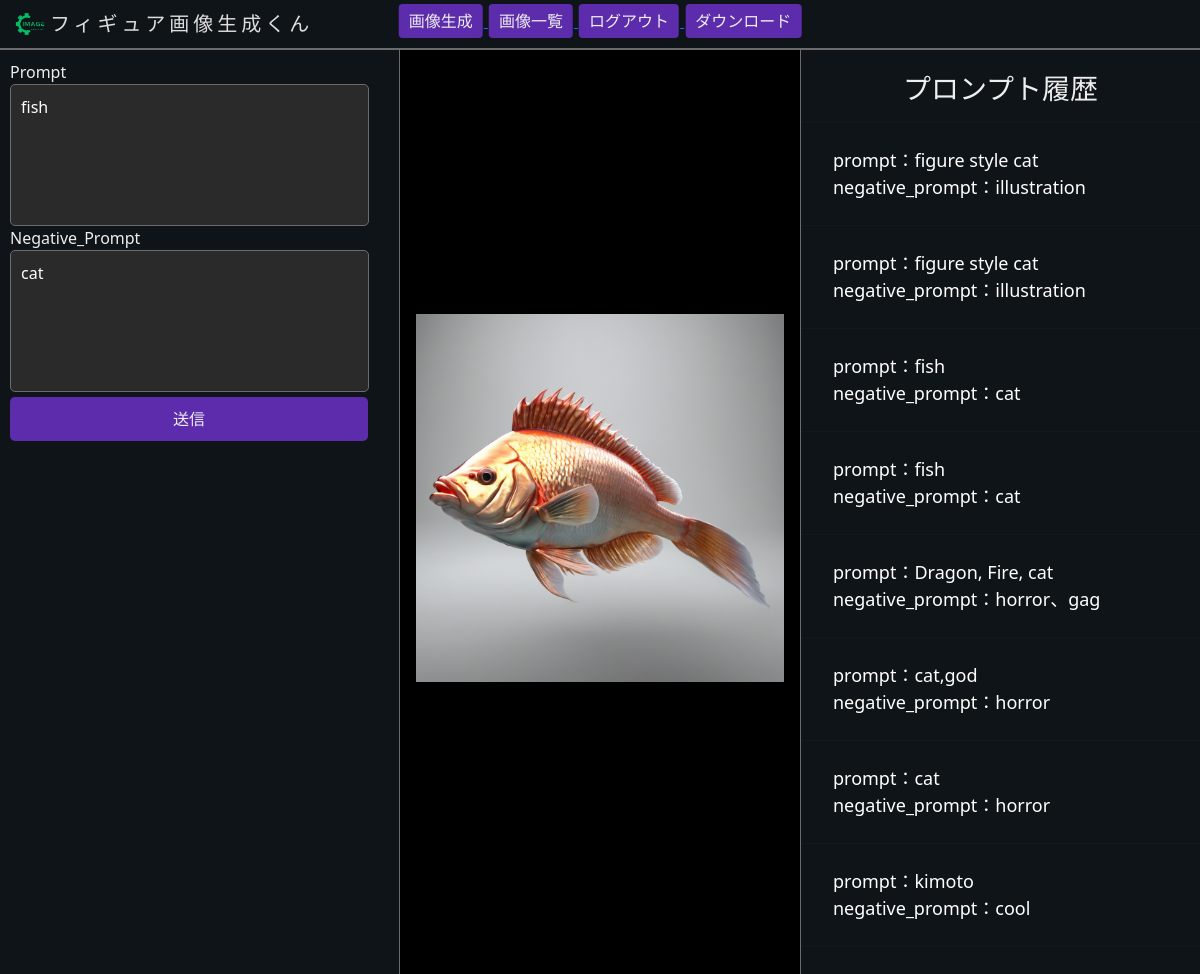
/images/17/ (signed in), run on the app's committed database.
### app/models.py (models this page shows, shortened)
class Image(models.Model):
    imageID = models.AutoField(primary_key=True)
    user_ID = models.ForeignKey(User, on_delete=models.CASCADE)
    image_path = models.ImageField(upload_to='img/')  # 画像を保存するディレクトリを指定
    prompt = models.CharField(max_length=255,default='')
    negative_prompt = models.CharField(max_length=255,default='')

### app/views.py (the view)
# urls.py: path('images/<int:image_id>/', image_detail_view, name='image_detail'),
def image_detail_view(request, image_id):
    image = get_object_or_404(Image, pk=image_id)
    Images = Image.objects.filter(user_ID=request.user)
    return render(request, 'app/index.html', {'image': image, 'Images': Images})

### templates/app/index.html (shortened to what this page needs)
{% extends 'base.html' %}
{% load static %}
{% load socialaccount %}
{% block content %}
    {% if user.is_authenticated %}
        <div class="sidebar sidebar-left">
            {% if user.is_authenticated %}
                <form action="{% url 'index' %}" method="post">
                    {% if image %}
                        <div class="prompt">Prompt</div>
                        <textarea class="sidebar-textarea" name="prompt" id="prompt" rows="5" cols="30"
                                  placeholder="テキストを入力してください">{{ image.prompt }}</textarea>
                        <div class="prompt">Negative_Prompt</div>
                        <textarea class="sidebar-textarea" name="negative_prompt" id="negative_prompt" rows="5"
                                  cols="30"
                                  placeholder="テキストを入力してください">{{ image.negative_prompt }}</textarea>
                        <button id="submit-button" type="submit">送信</button>
                    {% endif %}
                </form>
            {% endif %}
        </div>
        <div class="content">
            {% if image %}
                <div class="image-center" style="margin-bottom: -20%">
                    <img src="{% static image.image_path %}">
                </div>
            {% endif %}
        </div>
        <div class="sidebar sidebar-right">
            <h3 style="color: #EEEEEE;text-align: center;margin-top: -7%">プロンプト履歴</h3>
            <hr>
            {% if user.is_authenticated %}
                {% for i in Images reversed %}
                    <a href="{% url 'image_detail' i.imageID %}">prompt：{{ i.prompt }}<br>negative_prompt：{{ i.negative_prompt }}
                    </a>
                    <hr>
                {% endfor %}
            {% endif %}
        </div>
    {% endif %}
{% endblock %}

### static/img/style.css (style rules this page uses)
body { margin: 0; font-family: "Futura", Helvetica, sans-serif; background-color: #0F1111; }
:root { --background-navbar: rgba(55, 55, 55, 1.00); }
.sidebar { height: 100%; width: 250px; position: fixed; z-index: 1; top: 0; left: 0; background-color: var(--background-navbar); overflow-x: hidden; padding-top: 100px; }
.sidebar a { padding: 8px 8px 8px 32px; text-decoration: none; font-size: 18px; color: #EEEEEE; display: block; transition: 0.3s; }
.sidebar.sidebar-left { height: 100%; width: 400px; position: fixed; z-index: 1; top: 0; right: auto; left: 0; background-color: #0F1419; overflow-x: hidden; padding-top: 60px; border-right: 1px solid rgb(109, 108, 108); }
.sidebar.sidebar-right { height: 100%; width: 400px; position: fixed; z-index: 1; top: 0; left: auto; right: 0; background-color: #0F1419; overflow-x: hidden; padding-top: 100px; border-left: 1px solid rgb(109, 108, 108); }
.sidebar.sidebar-right a { padding: 8px 8px 8px 32px; text-decoration: none; font-size: 18px; color: white; display: block; transition: 0.3s; }
.content { margin-left: 400px; margin-right: 400px; padding: 16px; transition: margin 0.3s; }
.sidebar-textarea { background-color: rgb(43, 42, 42); border: none; padding: 10px; width: 90%; box-sizing: border-box; resize: none; margin-left: 10px; border-radius: 5px; border: 1px solid rgb(109, 108, 108); color: white; }
.prompt { color: #EEEEEE; margin-left: 10px; }
#submit-button { background-color: #5D2CAC; color: #EEEEEE; border: none; padding: 10px 163px; border-radius: 5px; cursor: pointer; margin: 10px; margin-top: 5px; }
.image-center { display: flex; justify-content: center; align-items: center; height: 100vh; }
.image-center img { max-width: 100%; max-height: 100%; }

### data on the page
Image: prompt "fish", negative_prompt "cat", image_path (picture)
Image: prompt "figure style cat", negative_prompt "illustration"
Image: prompt "figure style cat", negative_prompt "illustration"
Image: prompt "fish", negative_prompt "cat"
Image: prompt "Dragon, Fire, cat", negative_prompt "horror、gag"
Image: prompt "cat,god", negative_prompt "horror"
Image: prompt "cat", negative_prompt "horror"
Image: prompt "kimoto", negative_prompt "cool"
